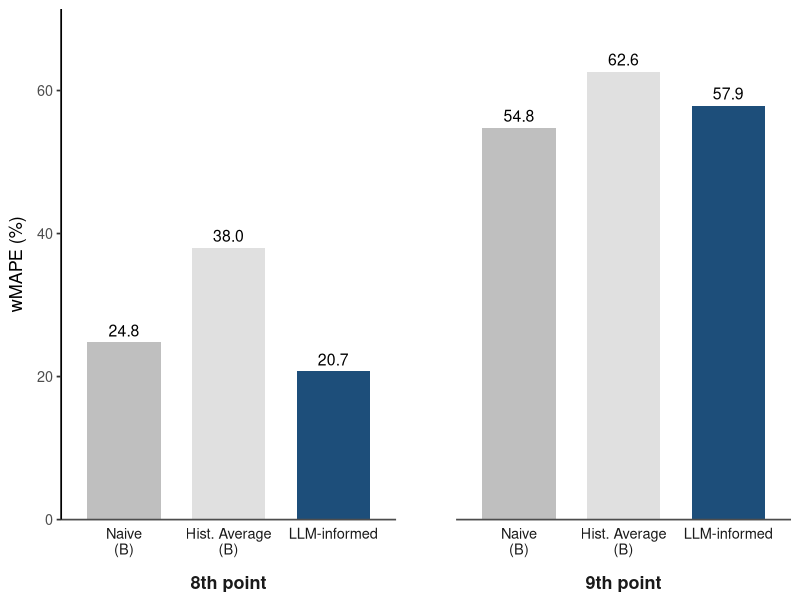

Reproduce this figure in R.
# wMAPE (%) at the 8th and 9th held-out points: benchmarks vs. LLM-informed (pooled priors)
# Values are copied from the presentation table; edit `dat` to update the figure.

library(ggplot2)

models <- c("Naive\n(B)", "Hist. Average\n(B)", "LLM-informed")

dat <- data.frame(
  point = rep(c("8th point", "9th point"), each = 3),
  model = factor(rep(models, 2), levels = models),
  wmape = c(24.767, 38.022, 20.722,
            54.811, 62.643, 57.903)
)

p <- ggplot(dat, aes(model, wmape, fill = model)) +
  geom_col(width = 0.7) +
  geom_text(aes(label = sprintf("%.1f", wmape)), vjust = -0.5, size = 4) +
  facet_wrap(~ point, nrow = 1, strip.position = "bottom") +
  scale_fill_manual(values = setNames(c("grey75", "grey88", "#1d4e7a"), models), guide = "none") +
  scale_y_continuous(limits = c(0, 70), expand = expansion(mult = c(0, 0.02))) +
  labs(y = "wMAPE (%)", x = NULL) +
  theme_classic(base_size = 13) +
  theme(strip.background = element_blank(),
        strip.placement = "outside",
        strip.text = element_text(face = "bold", size = 13, margin = margin(t = 8)),
        panel.spacing.x = unit(3, "lines"),
        axis.text.x = element_text(colour = "grey10", size = 10.5),
        axis.title.y = element_text(margin = margin(r = 8)),
        axis.line.x = element_line(colour = "grey30"),
        axis.ticks.x = element_blank())

OUT_DIR <- "C:/Users/ecemy/OneDrive - INSEAD/Desktop/Waste prediction/Code/Draft 1/no_pooling_LLM_informed_priors/plots/presentation"
if (!dir.exists(OUT_DIR)) dir.create(OUT_DIR, recursive = TRUE)
ggsave(file.path(OUT_DIR, "wmape_8th_9th.png"), p, width = 9.5, height = 4.8, dpi = 300, type = "cairo")
